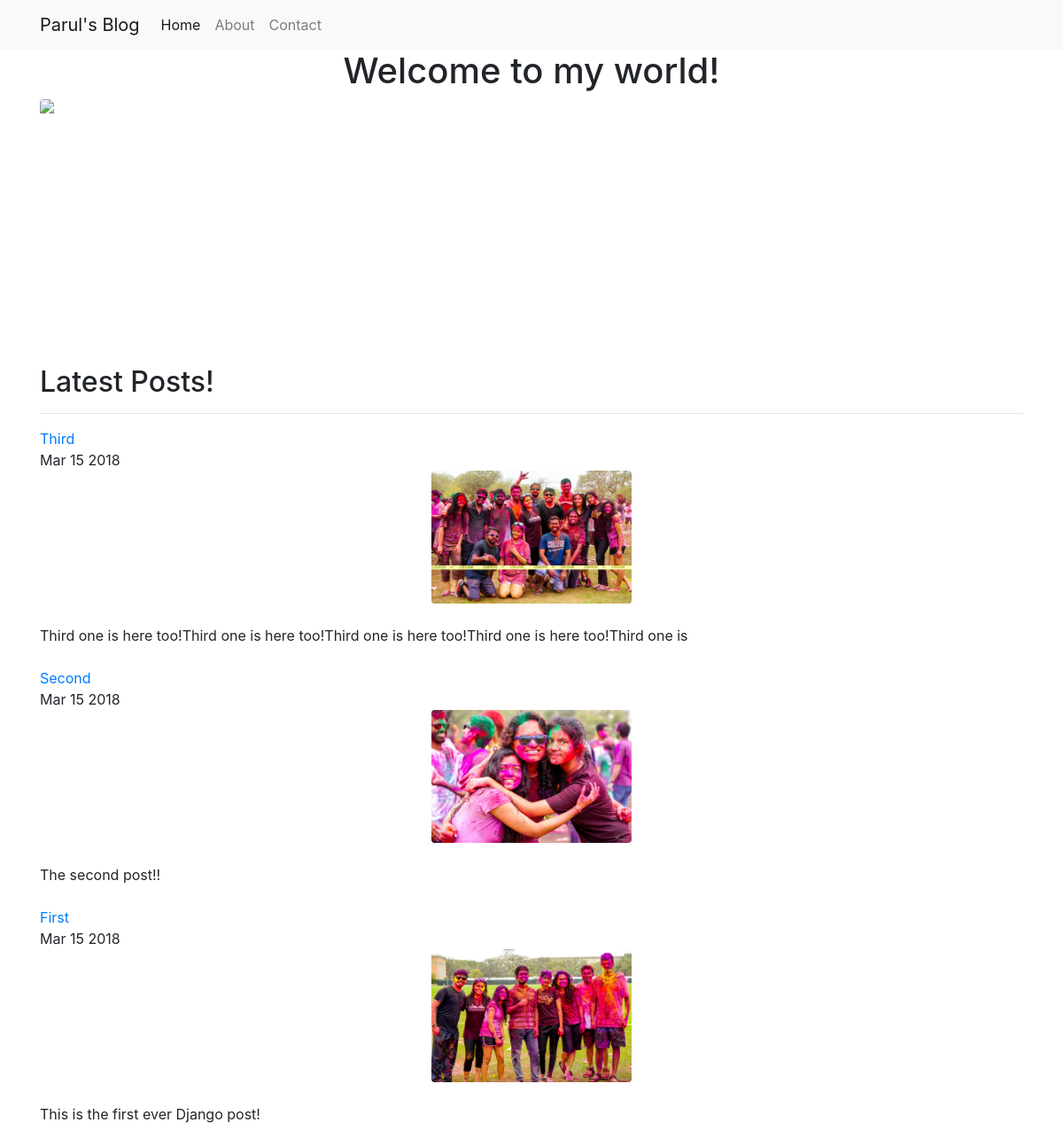
The page / on the database its author committed.
### posts/models.py (models this page shows, shortened)
class Post(models.Model) :
	title = models.CharField(max_length = 100)
	pub_date = models.DateTimeField()
	image = models.ImageField(upload_to='media/')
	description = models.TextField()
	def date(self) :
		return self.pub_date.strftime('%b %e %Y')
	def summary(self) :
		return self.description[:100]

### posts/views.py (the view)
# urls.py: 2. Add a URL to urlpatterns:  url(r'^$', views.home, name='home')
def home(request) :
	posts = Post.objects.order_by('-pub_date')
	return render(request, 'posts/home.html', {'posts' : posts})

### posts/templates/posts/home.html (shortened to what this page needs)
<!DOCTYPE html>
<html>
<head>
	<link rel="stylesheet" href="https://maxcdn.bootstrapcdn.com/bootstrap/4.0.0/css/bootstrap.min.css">
</head>
<body>
	<nav class="navbar navbar-expand-lg navbar-light bg-light">
		<div class="container">
  		<a class="navbar-brand" href="{% url 'home' %}">Parul's Blog</a>
  		<div class="collapse navbar-collapse" id="navbarNav">
    		<ul class="navbar-nav">
      			<li class="nav-item active">
        			<a class="nav-link" href="{% url 'home' %}">Home <span class="sr-only">(current)</span></a>
      			</li>
      			<li class="nav-item">
        			<a class="nav-link" href="{% url 'about' %}">About</a>
      			</li>
      			<li class="nav-item">
        			<a class="nav-link" href="{% url 'contact' %}">Contact</a>
      			</li>
    			</ul>
  		</div>
	</nav>
	<div class="container">
		<h1 class="text-center">Welcome to my world!</h1>
		{% load static %}
		<img src="{% static 'posts/parul.JPG' %}" class="img-fluid rounded mx-auto d-block" style="height : 300px">
		<h2>Latest Posts!</h2>
		<hr>
	{% for post in posts.all %}
		<a href="{% url 'posts_detail' post.id %}"> {{ post.title }} </a><br>
		{{ post.date }} <br>
		<img src="{{ post.image.url }} " class="img-fluid  center-block rounded mx-auto d-block" style="height : 150px"><br>
		{{ post.summary }} <br><br>
	{% endfor %}
	</div>
</body>
</html>

### rows shown on the page
Post: title "Third", date "Mar 15 2018", image (picture), summary "Third one is here too!Third one is here too!Third one is here too!Third one is here too!Third one is"
Post: title "Second", date "Mar 15 2018", image (picture), summary "The second post!!"
Post: title "First", date "Mar 15 2018", image (picture), summary "This is the first ever Django post!"
